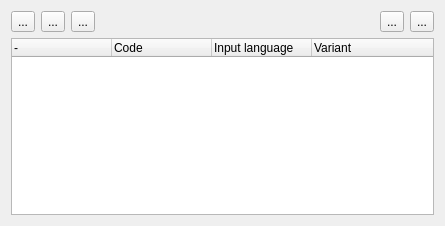
<?xml version="1.0" encoding="UTF-8"?>
<ui version="4.0">
 <class>KbLayoutSetupWidget</class>
 <widget class="QWidget" name="KbLayoutSetupWidget">
  <property name="geometry">
   <rect>
    <x>0</x>
    <y>0</y>
    <width>445</width>
    <height>226</height>
   </rect>
  </property>
  <property name="windowTitle">
   <string>Form</string>
  </property>
  <layout class="QVBoxLayout" name="verticalLayout">
   <item>
    <layout class="QHBoxLayout" name="horizontalLayout">
     <item>
      <widget class="QToolButton" name="addBtn">
       <property name="text">
        <string>...</string>
       </property>
       <property name="icon">
        <iconset resource="../syskeyboard.qrc">
         <normaloff>:/images/add.png</normaloff>:/images/add.png</iconset>
       </property>
      </widget>
     </item>
     <item>
      <widget class="QToolButton" name="editBtn">
       <property name="text">
        <string>...</string>
       </property>
       <property name="icon">
        <iconset resource="../syskeyboard.qrc">
         <normaloff>:/images/edit.png</normaloff>:/images/edit.png</iconset>
       </property>
      </widget>
     </item>
     <item>
      <widget class="QToolButton" name="removeBtn">
       <property name="text">
        <string>...</string>
       </property>
       <property name="icon">
        <iconset resource="../syskeyboard.qrc">
         <normaloff>:/images/remove.png</normaloff>:/images/remove.png</iconset>
       </property>
      </widget>
     </item>
     <item>
      <spacer name="horizontalSpacer">
       <property name="orientation">
        <enum>Qt::Horizontal</enum>
       </property>
       <property name="sizeHint" stdset="0">
        <size>
         <width>40</width>
         <height>20</height>
        </size>
       </property>
      </spacer>
     </item>
     <item>
      <widget class="QToolButton" name="upBtn">
       <property name="text">
        <string>...</string>
       </property>
       <property name="icon">
        <iconset resource="../syskeyboard.qrc">
         <normaloff>:/images/arrow-up.png</normaloff>:/images/arrow-up.png</iconset>
       </property>
      </widget>
     </item>
     <item>
      <widget class="QToolButton" name="downBtn">
       <property name="text">
        <string>...</string>
       </property>
       <property name="icon">
        <iconset resource="../syskeyboard.qrc">
         <normaloff>:/images/arrow-down.png</normaloff>:/images/arrow-down.png</iconset>
       </property>
      </widget>
     </item>
    </layout>
   </item>
   <item>
    <widget class="QTreeWidget" name="layoutsTW">
     <column>
      <property name="text">
       <string>-</string>
      </property>
     </column>
     <column>
      <property name="text">
       <string>Code</string>
      </property>
     </column>
     <column>
      <property name="text">
       <string>Input language</string>
      </property>
     </column>
     <column>
      <property name="text">
       <string>Variant</string>
      </property>
     </column>
    </widget>
   </item>
  </layout>
 </widget>
 <resources>
  <include location="../syskeyboard.qrc"/>
 </resources>
 <connections/>
</ui>
